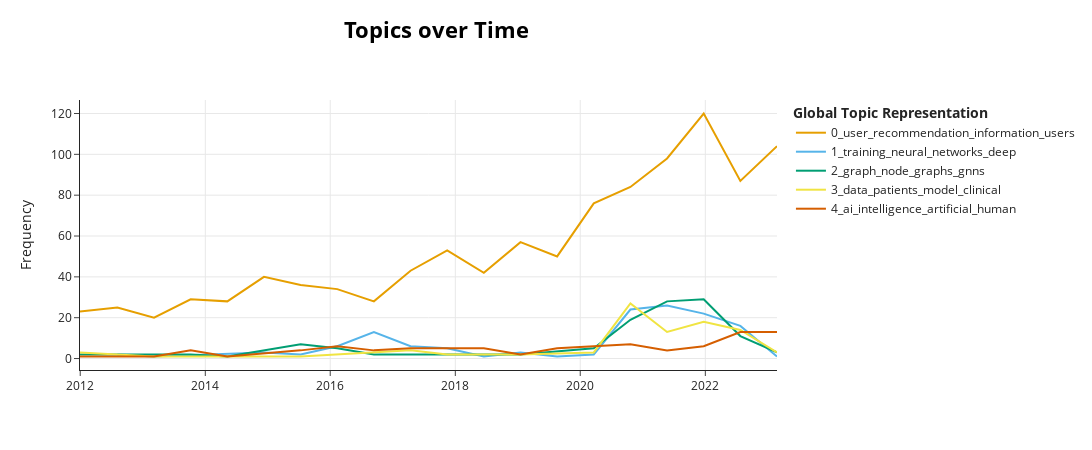

Notebook cell for this chart:
### Code cell
todos_topic_model.visualize_topics_over_time(topics_over_time, topics=[0,1,2,3,4])

### Figure 1 — Plotly figure (JSON) as saved in the notebook; plotly's stock layout.template omitted (floating-point values rounded to 4 significant figures)
{"data": [{"hoverinfo": "text", "hovertext": ["<b>Topic 0</b><br>Words: web, documents, users, information, text", "<b>Topic 0</b><br>Words: query, information, user, users, web", "<b>Topic 0</b><br>Words: search, web, information, log, user", "<b>Topic 0</b><br>Words: information, search, users, user, retrieval", "<b>Topic 0</b><br>Words: search, information, user, people, retrieval", "<b>Topic 0</b><br>Words: information, retrieval, data, web, knowledge", "<b>Topic 0</b><br>Words: user, document, topic, users, information", "<b>Topic 0</b><br>Words: based, model, user, recommendation, document", "<b>Topic 0</b><br>Words: web, user, data, information, paper", "<b>Topic 0</b><br>Words: web, user, information, based, ranking", "<b>Topic 0</b><br>Words: information, query, user, retrieval, recommendation", "<b>Topic 0</b><br>Words: recommendation, retrieval, user, information, entity", "<b>Topic 0</b><br>Words: user, recommendation, based, data, users", "<b>Topic 0</b><br>Words: user, recommendation, users, item, based", "<b>Topic 0</b><br>Words: user, recommendation, users, data, retrieval", "<b>Topic 0</b><br>Words: user, recommendation, information, retrieval, item", "<b>Topic 0</b><br>Words: user, recommendation, users, retrieval, based", "<b>Topic 0</b><br>Words: user, recommendation, information, users, systems", "<b>Topic 0</b><br>Words: user, recommendation, retrieval, recommender, users", "<b>Topic 0</b><br>Words: user, recommendation, recommender, retrieval, models"], "marker": {"color": "#E69F00"}, "mode": "lines", "name": "0_user_recommendation_information_users", "type": "scatter", "x": ["2011-12-30T17:12:28.800000", "2012-08-05T03:36:00", "2013-03-07T07:12:00", "2013-10-07T10:48:00", "2014-05-09T14:24:00", "2014-12-09T18:00:00", "2015-07-11T21:36:00", "2016-02-11T01:12:00", "2016-09-12T04:48:00", "2017-04-14T08:24:00", "2017-11-14T12:00:00", "2018-06-16T15:36:00", "2019-01-16T19:12:00", "2019-08-18T22:48:00", "2020-03-20T02:24:00", "2020-10-20T06:00:00", "2021-05-22T09:36:00", "2021-12-22T13:12:00", "2022-07-24T16:48:00", "2023-02-23T20:24:00"], "y": [23, 25, 20, 29, 28, 40, 36, 34, 28, 43, 53, 42, 57, 50, 76, 84, 98, 120, 87, 104]}, {"hoverinfo": "text", "hovertext": ["<b>Topic 1</b><br>Words: coding, associative, memories, memory, store", "<b>Topic 1</b><br>Words: stochastic, neurons, binary, estimator, stochatic", "<b>Topic 1</b><br>Words: admm, convex, stochastic, convergence, adam", "<b>Topic 1</b><br>Words: sgd, training, oddball, error, uniformly", "<b>Topic 1</b><br>Words: networks, neural, gelu, phase, function", "<b>Topic 1</b><br>Words: conjugate, deep, networks, mathbf, convolutional", "<b>Topic 1</b><br>Words: weight, neural, apgnc, architectures, bnns", "<b>Topic 1</b><br>Words: loss, curriculum, deep, entropy, training", "<b>Topic 1</b><br>Words: initialization, training, language, weight, cyclical", "<b>Topic 1</b><br>Words: ddi, cnn, image, resource, inference", "<b>Topic 1</b><br>Words: fp, precision, dnns, dnn, floating", "<b>Topic 1</b><br>Words: undervolting, voltage, frequency, accelerators, power", "<b>Topic 1</b><br>Words: training, sgd, neural, pruning, networks", "<b>Topic 1</b><br>Words: training, deep, networks, neural, layer", "<b>Topic 1</b><br>Words: neural, network, networks, pruning, training", "<b>Topic 1</b><br>Words: training, activation, networks, neural, deep", "<b>Topic 1</b><br>Words: complexity, domain, extrinsic, independent, world"], "marker": {"color": "#56B4E9"}, "mode": "lines", "name": "1_training_neural_networks_deep", "type": "scatter", "x": ["2012-08-05T03:36:00", "2013-03-07T07:12:00", "2014-12-09T18:00:00", "2015-07-11T21:36:00", "2016-02-11T01:12:00", "2016-09-12T04:48:00", "2017-04-14T08:24:00", "2017-11-14T12:00:00", "2018-06-16T15:36:00", "2019-01-16T19:12:00", "2019-08-18T22:48:00", "2020-03-20T02:24:00", "2020-10-20T06:00:00", "2021-05-22T09:36:00", "2021-12-22T13:12:00", "2022-07-24T16:48:00", "2023-02-23T20:24:00"], "y": [2, 1, 3, 2, 6, 13, 6, 5, 1, 3, 1, 2, 24, 26, 22, 16, 1]}, {"hoverinfo": "text", "hovertext": ["<b>Topic 2</b><br>Words: directed, networks, link, consensus, fan", "<b>Topic 2</b><br>Words: graph, representation, image, auto, gae", "<b>Topic 2</b><br>Words: latent, space, temporal, link, prediction", "<b>Topic 2</b><br>Words: graph, node, edge, graphs, labels", "<b>Topic 2</b><br>Words: graph, particles, edge, vertex, fdgs", "<b>Topic 2</b><br>Words: mathbf, graph, signal, embedding, network", "<b>Topic 2</b><br>Words: spectral, neighborhood, networks, nodes, graphs", "<b>Topic 2</b><br>Words: graph, node, nodes, labels, graphs", "<b>Topic 2</b><br>Words: modularity, community, capsule, communities, networks", "<b>Topic 2</b><br>Words: graph, gcn, truss, span, graphs", "<b>Topic 2</b><br>Words: graph, node, graphs, gnns, networks", "<b>Topic 2</b><br>Words: graph, node, gnns, graphs, networks", "<b>Topic 2</b><br>Words: graph, node, gnns, graphs, contrastive", "<b>Topic 2</b><br>Words: graph, contrastive, node, samples, ucl", "<b>Topic 2</b><br>Words: node, prostate, graph, cancer, graphs"], "marker": {"color": "#009E73"}, "mode": "lines", "name": "2_graph_node_graphs_gnns", "type": "scatter", "x": ["2011-12-30T17:12:28.800000", "2013-10-07T10:48:00", "2014-05-09T14:24:00", "2015-07-11T21:36:00", "2016-02-11T01:12:00", "2016-09-12T04:48:00", "2017-04-14T08:24:00", "2017-11-14T12:00:00", "2019-01-16T19:12:00", "2020-03-20T02:24:00", "2020-10-20T06:00:00", "2021-05-22T09:36:00", "2021-12-22T13:12:00", "2022-07-24T16:48:00", "2023-02-23T20:24:00"], "y": [2, 2, 1, 7, 5, 2, 2, 2, 2, 5, 19, 28, 29, 11, 3]}, {"hoverinfo": "text", "hovertext": ["<b>Topic 3</b><br>Words: biometric, walker, data, j48, activities", "<b>Topic 3</b><br>Words: pharmacists, alert, drug, dose, alerts", "<b>Topic 3</b><br>Words: kaggle, www, metric, asap, kappa", "<b>Topic 3</b><br>Words: patients, survival, tnm, tumour, tumours", "<b>Topic 3</b><br>Words: motifs, patients, contextual, physiological, physicians", "<b>Topic 3</b><br>Words: dipole, deepkey, ehr, visits, authentication", "<b>Topic 3</b><br>Words: glycemic, drug, adrs, optimal, patients", "<b>Topic 3</b><br>Words: mrs, rules, retina, diagnosis, model", "<b>Topic 3</b><br>Words: tcn, ha, handgrip, myotonic, relaxation", "<b>Topic 3</b><br>Words: eye, malnutrition, bmi, tracking, mld", "<b>Topic 3</b><br>Words: clinical, model, data, drug, patients", "<b>Topic 3</b><br>Words: model, stroke, data, sleep, patient", "<b>Topic 3</b><br>Words: data, patients, model, models, health", "<b>Topic 3</b><br>Words: disease, clinical, models, medical, data", "<b>Topic 3</b><br>Words: prescdrl, patient, treatment, tcm, medical"], "marker": {"color": "#F0E442"}, "mode": "lines", "name": "3_data_patients_model_clinical", "type": "scatter", "x": ["2011-12-30T17:12:28.800000", "2013-03-07T07:12:00", "2015-07-11T21:36:00", "2016-02-11T01:12:00", "2016-09-12T04:48:00", "2017-04-14T08:24:00", "2017-11-14T12:00:00", "2018-06-16T15:36:00", "2019-01-16T19:12:00", "2020-03-20T02:24:00", "2020-10-20T06:00:00", "2021-05-22T09:36:00", "2021-12-22T13:12:00", "2022-07-24T16:48:00", "2023-02-23T20:24:00"], "y": [3, 1, 1, 2, 3, 4, 2, 2, 2, 3, 27, 13, 18, 14, 3]}, {"hoverinfo": "text", "hovertext": ["<b>Topic 4</b><br>Words: comet, cognition, simulated, implemented, computationally", "<b>Topic 4</b><br>Words: solving, thinking, technological, problems, mathematical", "<b>Topic 4</b><br>Words: space, sensorimotor, invariants, rigid, existence", "<b>Topic 4</b><br>Words: intelligence, mechanical, tom, virtual, definition", "<b>Topic 4</b><br>Words: abstractions, abstractional, computable, computers, things", "<b>Topic 4</b><br>Words: sp, ai, intelligence, brainplay, questions", "<b>Topic 4</b><br>Words: intelligence, incompatibility, system, agent, ai", "<b>Topic 4</b><br>Words: intelligence, reasoning, ethical, stoic, artificial", "<b>Topic 4</b><br>Words: intelligence, ai, human, computing, sophia", "<b>Topic 4</b><br>Words: moral, containment, intelligence, agi, ai", "<b>Topic 4</b><br>Words: explanation, ai, intelligence, artificial, explanations", "<b>Topic 4</b><br>Words: ethical, human, ai, variety, moral", "<b>Topic 4</b><br>Words: human, autonomous, business, agents, ai", "<b>Topic 4</b><br>Words: intelligence, artificial, ai, explanations, reasoning", "<b>Topic 4</b><br>Words: ai, explanations, intelligence, explanation, human", "<b>Topic 4</b><br>Words: ai, watson, holmes, explanations, dr", "<b>Topic 4</b><br>Words: ai, explanations, intelligence, artificial, human", "<b>Topic 4</b><br>Words: ai, intelligence, xai, systems, commonsense", "<b>Topic 4</b><br>Words: ai, intelligence, ais, artificial, capabilities"], "marker": {"color": "#D55E00"}, "mode": "lines", "name": "4_ai_intelligence_artificial_human", "type": "scatter", "x": ["2011-12-30T17:12:28.800000", "2012-08-05T03:36:00", "2013-03-07T07:12:00", "2013-10-07T10:48:00", "2014-05-09T14:24:00", "2015-07-11T21:36:00", "2016-02-11T01:12:00", "2016-09-12T04:48:00", "2017-04-14T08:24:00", "2017-11-14T12:00:00", "2018-06-16T15:36:00", "2019-01-16T19:12:00", "2019-08-18T22:48:00", "2020-03-20T02:24:00", "2020-10-20T06:00:00", "2021-05-22T09:36:00", "2021-12-22T13:12:00", "2022-07-24T16:48:00", "2023-02-23T20:24:00"], "y": [1, 1, 1, 4, 1, 4, 6, 4, 5, 5, 5, 2, 5, 6, 7, 4, 6, 13, 13]}], "layout": {"height": 450, "hoverlabel": {"bgcolor": "white", "font": {"family": "Rockwell", "size": 16}}, "legend": {"title": {"text": "<b>Global Topic Representation"}}, "title": {"font": {"color": "Black", "size": 22}, "text": "<b>Topics over Time</b>", "x": 0.4, "xanchor": "center", "y": 0.95, "yanchor": "top"}, "width": 1250, "xaxis": {"showgrid": true}, "yaxis": {"showgrid": true, "title": {"text": "Frequency"}}}}
